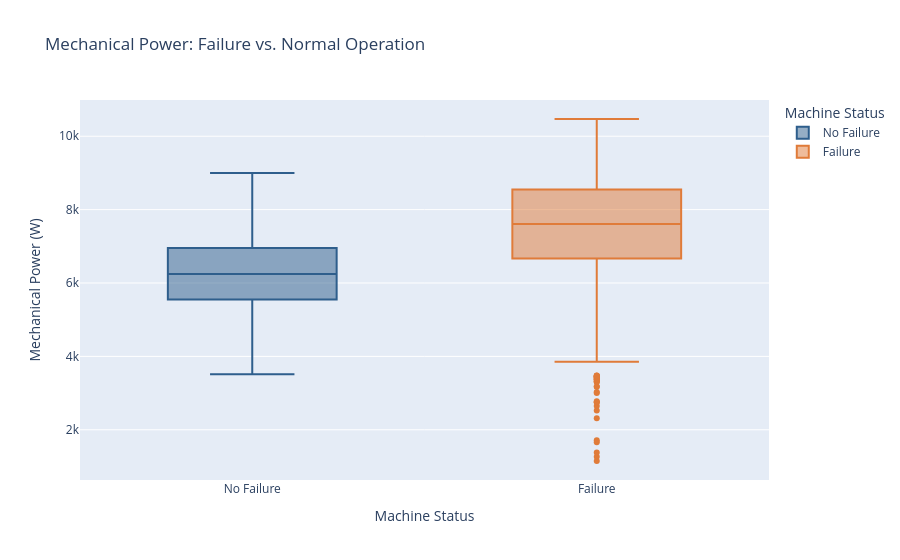

Source (notebook cell):
### Code cell
# ── CELL 12: Power Distribution by Failure Status ───
df_plot = df_clean.copy()
df_plot['Status'] = df_plot['machine_failure'].map({0: 'No Failure', 1: 'Failure'})

fig = px.box(
    df_plot, x='Status', y='power_w',
    color='Status',
    color_discrete_map={'No Failure': '#2E5E8C', 'Failure': '#E07B39'},
    title='Mechanical Power: Failure vs. Normal Operation',
    labels={'power_w': 'Mechanical Power (W)', 'Status': 'Machine Status'},
    points='outliers'
)
fig.write_html('../figures/06_power_vs_failure.html')
fig.write_image('../figures/06_power_vs_failure.png', scale=2)
fig.show()

### Figure 1 — Plotly figure (JSON) as saved in the notebook; plotly's stock layout.template omitted (floating-point values rounded to 4 significant figures; data arrays with more than 128 entries replaced by an {"elided": "..."} marker saying what was removed)
{"data": [{"alignmentgroup": "True", "boxpoints": "outliers", "hovertemplate": "Machine Status=%{x}<br>Mechanical Power (W)=%{y}<extra></extra>", "legendgroup": "No Failure", "marker": {"color": "#2E5E8C"}, "name": "No Failure", "notched": false, "offsetgroup": "No Failure", "orientation": "v", "showlegend": true, "type": "box", "x": {"elided": "9661 str values"}, "x0": " ", "xaxis": "x", "y": {"elided": "9661 float values"}, "y0": " ", "yaxis": "y"}, {"alignmentgroup": "True", "boxpoints": "outliers", "hovertemplate": "Machine Status=%{x}<br>Mechanical Power (W)=%{y}<extra></extra>", "legendgroup": "Failure", "marker": {"color": "#E07B39"}, "name": "Failure", "notched": false, "offsetgroup": "Failure", "orientation": "v", "showlegend": true, "type": "box", "x": {"elided": "339 str values"}, "x0": " ", "xaxis": "x", "y": {"elided": "339 float values"}, "y0": " ", "yaxis": "y"}], "layout": {"boxmode": "overlay", "legend": {"title": {"text": "Machine Status"}, "tracegroupgap": 0}, "title": {"text": "Mechanical Power: Failure vs. Normal Operation"}, "xaxis": {"anchor": "y", "categoryarray": ["No Failure", "Failure"], "categoryorder": "array", "domain": [0, 1], "title": {"text": "Machine Status"}}, "yaxis": {"anchor": "x", "domain": [0, 1], "title": {"text": "Mechanical Power (W)"}}}}
